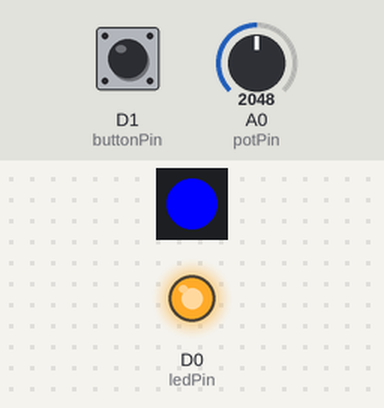
The sketch below on a simulated Particle Photon. On the bench: 1 RGB LEDs in strip order, left to right, output pins drawn as LEDs (lit = HIGH). The inputs (shaded band) are chosen by the test bench; at power-on: D1 (buttonPin) HIGH, A0 (potPin) = 2048. What the sketch prints to the serial monitor is not drawn.

Above: at 0.89 s.
1.3 s: D1 (buttonPin) pulled LOW for 0.15 s
At 1.54 s:
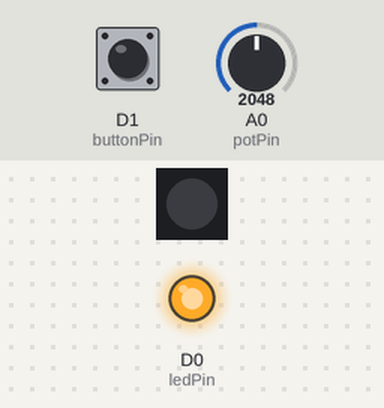
4.3 s: D1 (buttonPin) pulled LOW for 1 s
At 5.05 s:
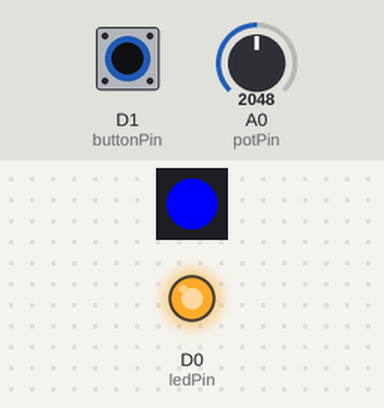
10.3 s: D1 (buttonPin) pulled LOW for 3.2 s
At 11.36 s:
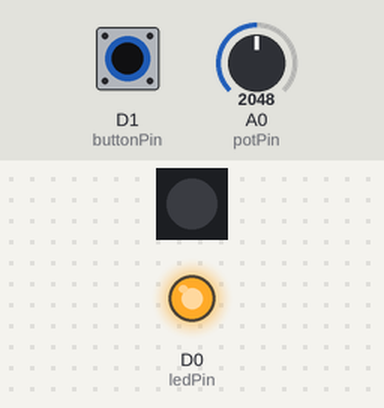
Timing chart, 0 to 15.2 s (numbered marks = the images above; inputs shaded):
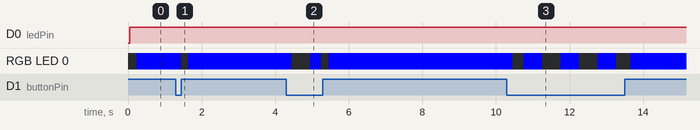

The sketch:

LED.ino
```cpp
// Define a pin we'll place an LED on
int ledPin = D0;

// Our button wired to D0
int buttonPin = D1;

// Define a pin that we'll place the pot on
int potPin = A0;

// Create a variable to hold the pot reading
int potReading = 0;

String weatherIcon = "";
double temperature = 0;
double precipProbability = 0;
double precipIntensity = 0;

// Store the last time
// the webhook was called
long lastData = 0;

bool isLoading = false;

String currentCity = "none";
int cityIndex = 0;

// Store if the LED display should
// be on or off
bool ledState = true;

void setup()
{
  // Set up the LED for output
  pinMode(ledPin, OUTPUT);

  // For input, we define the
  // pushbutton as an input-pullup
  // this uses an internal pullup resistor
  // to manage consistent reads from the device

  pinMode( buttonPin , INPUT_PULLUP); // sets pin as input

  // Create a cloud variable of type integer
  // called 'dial' mapped to potReading

  Particle.variable("dial", &potReading, INT);

  Particle.subscribe("hook-response/forecast", handleForecastReceived, MY_DEVICES);

	// make the temperature values visible online
  Particle.variable("temp", &temperature, DOUBLE );
  Particle.variable("city", &currentCity, STRING );


	getData();

}

void loop()
{
  int buttonState = digitalRead( buttonPin );

  if( buttonState == LOW )
  {
    ledState = !ledState;
  }

	checkForRefresh();

  if( isLoading ) {
    digitalWrite( ledPin, HIGH );
    delay( 100 );
    digitalWrite( ledPin, LOW );
  }

  if( !ledState ){
    RGB.color( 0,0,0 );

  }else{
    displayTemperature();
  }

}

void checkForRefresh(){

  // has it been 10 minutes since we last updated
  if( lastData == 0 or lastData + 600000 < millis() )
  {
		// get data from the webhook
    getData();
		// if we're refreshing, set the time we last called the webhook to now
    lastData = millis();
  }

  // has the dial changed

    int newcityIndex = map(  analogRead( potPin ), 0, 4095, 0, 6 );
    if( newcityIndex != cityIndex ){
      getData();
    }
}


void getData()
{
  Serial.println( "requesting Data" );

  potReading = analogRead( potPin ) ;
  cityIndex = map( potReading, 0, 4095, 0, 6 );

  if( cityIndex == 0 ){
    // Pittsburgh
    currentCity = "Pittsburgh";
    Particle.publish("forecast", "40.4406,-79.9959", PRIVATE);
  }else if( cityIndex == 1 ){
    currentCity = "Phoenix";
    Particle.publish("forecast", "33.448376,-112.074036", PRIVATE);
  }else if( cityIndex == 2 ){
    currentCity = "San Francisco";
    Particle.publish("forecast", "37.7749,-122.4194", PRIVATE);
  }else if( cityIndex == 3 ){
    currentCity = "Sydney";
    Particle.publish("forecast", "-33.8688,151.2093", PRIVATE);
  }else if( cityIndex == 4 ){
    currentCity = "Dublin";
    Particle.publish("forecast", "53.3498,-6.2603", PRIVATE);
  }else if( cityIndex == 5 ){
    currentCity = "Antarctica";
    Particle.publish("forecast", "-82.8628,-135.0000", PRIVATE);
  }

  Serial.println( currentCity );


  isLoading = true;
}


void displayTemperature()
{
		// the temperature from 50-100F into the color range of 0-255
    int tCol = map( (int)(temperature), 50, 100 , 0 , 255 );
		// make sure its in that range
		// not bigger or smaller!
    tCol = constrain( tCol, 0, 255 );

		// tell the photon we want to control
		// the RGB color
    RGB.control( true );

		// map the color in.
		// if t is high so is Red
		// if t is low, blue is high
    RGB.color( tCol , 0, 255 - tCol );
}


void handleForecastReceived(const char *event, const char *data) {
  // Handle the integration response

  isLoading = false;


  String receivedStr =  String( data );
  int loc1 = 0;
  int loc2 = 0;
  int loc3 = 0;
  int loc4 = 0;

  loc1 = receivedStr.indexOf("~");

  weatherIcon = receivedStr.substring(0,loc1);

  loc2 = receivedStr.indexOf("~",loc1+1);
  temperature = (double) String(receivedStr.substring(loc1+1,loc2)).toFloat();

  loc3 = receivedStr.indexOf("~",loc2+1);
  precipProbability = (double) String(receivedStr.substring(loc2+1,loc3)).toFloat();

  loc4 = receivedStr.indexOf("~",loc3+1);
  precipIntensity = (double) String(receivedStr.indexOf(loc3+1)).toFloat();


}
```

Measured:
- after the input at 1.3 s, RGB LED 0: RGB(0, 0, 255) → off after 0.14 s, → RGB(0, 0, 255) 0.20 s later
- after the input at 4.3 s, RGB LED 0: RGB(0, 0, 255) → off after 0.15 s, → RGB(0, 0, 255) 0.50 s later, → off 0.30 s later, → RGB(0, 0, 255) 0.20 s later
- after the input at 10.3 s, RGB LED 0: RGB(0, 0, 255) → off after 0.16 s, then repeats every 1.0 s: RGB(0, 0, 255) 0.50 s, off 0.50 s
